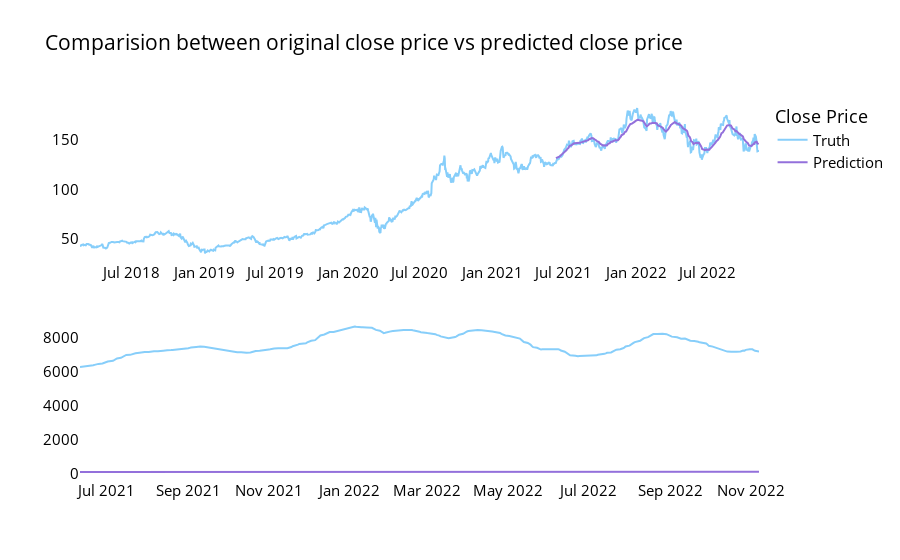

The notebook cell saved with this chart:
### Code cell
showChartPredict(df,test_predict)

### Figure 1 — Plotly figure (JSON) as saved in the notebook; plotly's stock layout.template omitted (floating-point values rounded to 4 significant figures; data arrays with more than 128 entries replaced by an {"elided": "..."} marker saying what was removed)
{"data": [{"marker": {"color": "LightSkyBlue"}, "name": "Truth", "type": "scatter", "x": {"elided": "1190 str values"}, "xaxis": "x", "y": {"elided": "1190 float values"}, "yaxis": "y"}, {"marker": {"color": "MediumPurple"}, "name": "Prediction", "type": "scatter", "x": {"elided": "356 str values"}, "xaxis": "x", "y": {"elided": "356 float values"}, "yaxis": "y"}, {"marker": {"color": "LightSkyBlue"}, "name": "Truth", "showlegend": false, "type": "scatter", "x": {"elided": "356 str values"}, "xaxis": "x2", "y": {"elided": "356 float values"}, "yaxis": "y2"}, {"marker": {"color": "MediumPurple"}, "name": "Prediction", "showlegend": false, "type": "scatter", "x": {"elided": "356 str values"}, "xaxis": "x2", "y": {"elided": "356 float values"}, "yaxis": "y2"}], "layout": {"font": {"color": "black", "size": 15}, "legend": {"title": {"text": "Close Price"}}, "plot_bgcolor": "white", "title": {"text": "Comparision between original close price vs predicted close price"}, "xaxis": {"anchor": "y", "domain": [0, 1]}, "xaxis2": {"anchor": "y2", "domain": [0, 1]}, "yaxis": {"anchor": "x", "domain": [0.575, 1]}, "yaxis2": {"anchor": "x2", "domain": [0, 0.425]}}}
